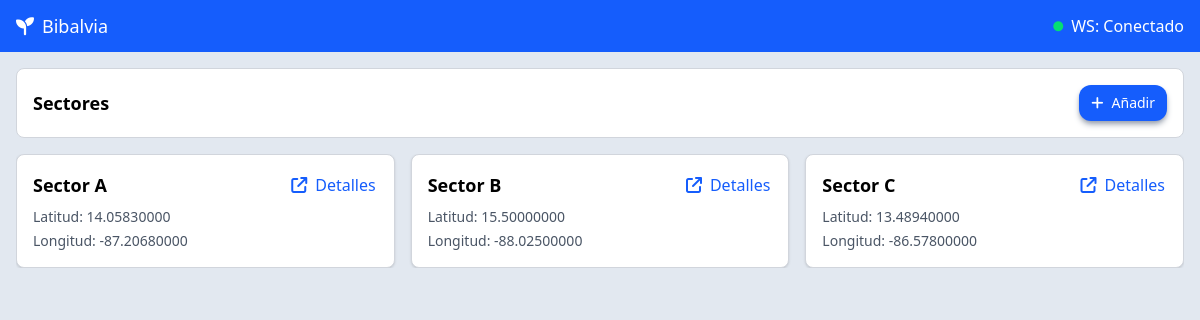
The page / on the database its author committed.
### dashboard/models.py (models this page shows, shortened)
class Sector(models.Model):
    latitud = models.DecimalField(
        max_digits=10,
        decimal_places=8,
        validators=[MinValueValidator(-90), MaxValueValidator(90)]
    )
    longitud = models.DecimalField(
        max_digits=11,
        decimal_places=8,
        validators=[MinValueValidator(-180), MaxValueValidator(180)]
    )
    nombre_sector= models.CharField(max_length=100, unique=True, null=True, blank=True)
    zonas = models.ManyToManyField('Zona', related_name='sectores')
    class Meta:
        verbose_name = "Sector"
        verbose_name_plural = "Sectores"
        ordering = ['id']
        indexes = [
            models.Index(fields=['latitud', 'longitud']),
        ]

### dashboard/views.py (the view)
# urls.py: 2. Add a URL to urlpatterns:  path('', views.home, name='home')
def home(request):
    sectores = Sector.objects.all()
    context = {
        'sectores': sectores,
    }
    toast = request.GET.get('toast')
    toast_tipo = request.GET.get('toast_tipo', 'success')
    if toast:
        context['toast'] = toast
        context['toast_tipo'] = toast_tipo
    return render(request, 'dashboard/home.html', context)

### dashboard/templates/dashboard/home.html (shortened to what this page needs)
{% extends "base.html" %}
{% block content %}
<div class="h-full flex flex-col p-4 overflow-hidden">
    <section class="flex justify-between shrink-0 mb-4 border border-gray-300 p-4 bg-white rounded-lg items-center">
        <span class="font-semibold text-lg">Sectores</span>
        <a href="{% url 'sector_create' %}">
            <button
                class="shadow-md shadow-gray-400 rounded-xl text-sm flex items-center gap-2 bg-blue-600 text-white hover:bg-blue-500 active:bg-blue-700 px-3 py-2 transition-transform active:scale-95">
                <i class="fa-solid fa-plus"></i>
                Añadir
            </button>
        </a>
    </section>
    {% if sectores %}
    <section class="grid grid-cols-1 md:grid-cols-2 lg:grid-cols-3 gap-4 overflow-auto">
        {% for sector in sectores %}
        <article class="border border-gray-300 rounded-lg p-4 shadow-sm h-fit flex justify-between items-start bg-white">
            <div class="flex flex-col">
                <h2 class="text-lg font-semibold mb-2">{{ sector.nombre_sector }}</h2>
                <p class="text-sm text-gray-600 mb-1">Latitud: {{ sector.latitud }}</p>
                <p class="text-sm text-gray-600">Longitud: {{ sector.longitud }}</p>
            </div>
            <a href="{% url 'sector_detail' sector.id %}" class="p-0.5 flex gap-2 text-blue-600 items-center transition-transform active:scale-95 hover:scale-105 ">
                <i class="fa-solid fa-arrow-up-right-from-square"></i>
                Detalles
            </a>
        </article>
        {% endfor %}
    </section>
    {% endif %}
</div>
{% endblock %}

### rows shown on the page
Sector: nombre_sector "Sector A", latitud "14.05830000", longitud "-87.20680000"
Sector: nombre_sector "Sector B", latitud "15.50000000", longitud "-88.02500000"
Sector: nombre_sector "Sector C", latitud "13.48940000", longitud "-86.57800000"
